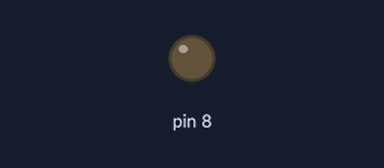
The sketch below on a simulated Arduino Uno, built with avr-gcc and run on an emulated ATmega328P. On the bench: output pins drawn as LEDs (lit = HIGH).

Above: at 1.5 s.
At 3.5 s:
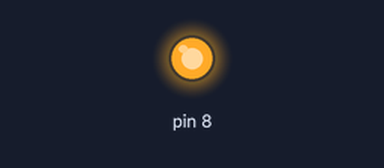
Timing chart, 0 to 5.2 s (numbered marks = the images above):
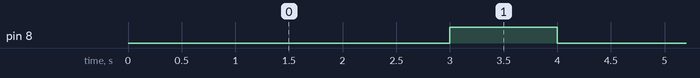

The sketch:

relay.ino
```cpp
void setup() {
pinMode(8,OUTPUT);
}
void loop() {
 digitalWrite(8,LOW);
 delay(3000);
 digitalWrite(8,HIGH);
 delay(1000);

}
```

Measured:
- by itself, pin 8: alternates HIGH for 1.0 s and LOW for 3.0 s
